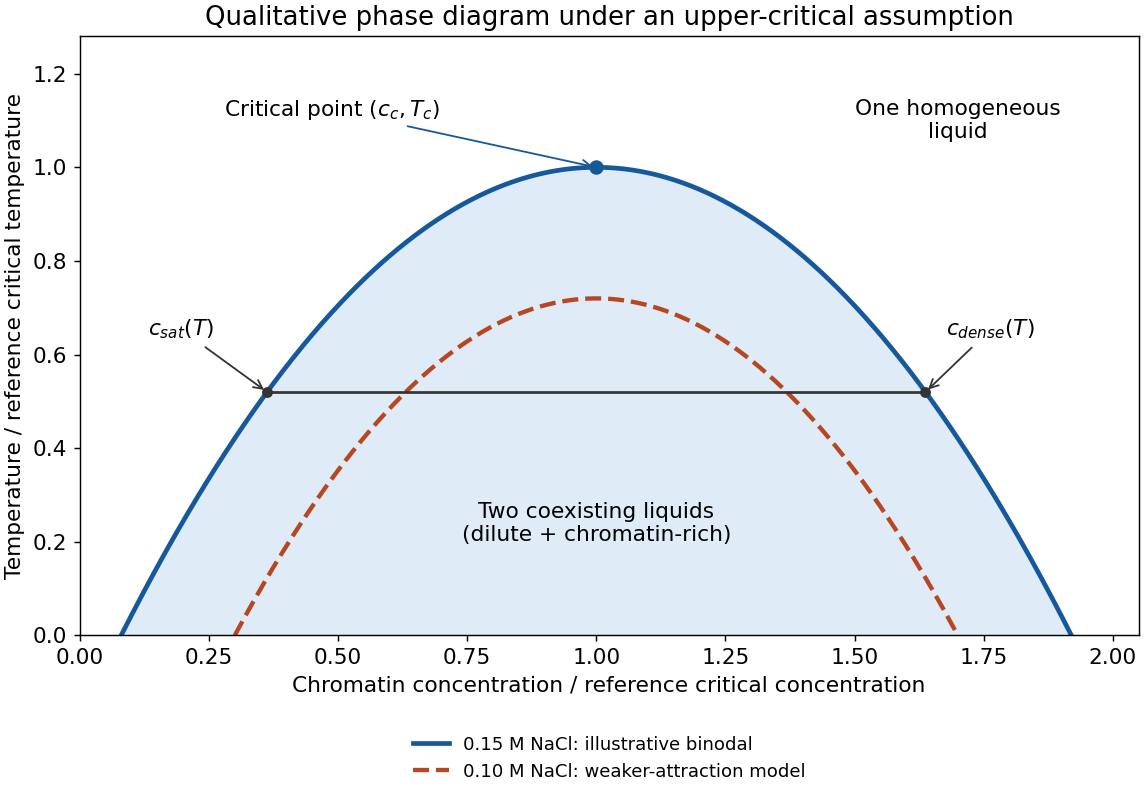

Here is the Python script that generated this plot:
"""Original qualitative UCST diagram; not fitted to chromatin measurements.

Run from the desired media directory. Python/matplotlib/numpy requirements
are declared in the repository's pyproject.toml.
"""
from pathlib import Path

import matplotlib
matplotlib.use("Agg")
import matplotlib.pyplot as plt
import numpy as np


def coexistence(c, critical_temperature, width):
    return critical_temperature * (1 - ((c - 1) / width) ** 2)


def main():
    plt.rcParams.update({"font.size": 12})
    fig, ax = plt.subplots(figsize=(8.8, 6.1), layout="constrained", facecolor="white")
    c = np.linspace(0.08, 1.92, 700)
    t = coexistence(c, 1.0, 0.92)
    ax.fill_between(c, 0, t, color="#dce9f7", alpha=0.9)
    ax.plot(c, t, color="#15589b", lw=2.6, label="0.15 M NaCl: illustrative binodal")
    c_low = np.linspace(0.3, 1.7, 600)
    ax.plot(c_low, coexistence(c_low, 0.72, 0.70), color="#b64720", ls="--", lw=2.4,
            label="0.10 M NaCl: weaker-attraction model")
    ax.plot(1, 1, "o", ms=7, color="#15589b")
    ax.annotate("Critical point $(c_c,T_c)$", (1, 1), xytext=(0.28, 1.11),
                arrowprops={"arrowstyle": "->", "color": "#15589b"})
    tie_t = 0.52
    a = 1 - 0.92 * np.sqrt(1 - tie_t)
    b = 1 + 0.92 * np.sqrt(1 - tie_t)
    assert 0 < a < 1 < b < 2
    assert np.isclose(coexistence(a, 1, .92), tie_t)
    ax.plot([a, b], [tie_t, tie_t], color="#333333", lw=1.5)
    ax.plot([a, b], [tie_t, tie_t], "o", color="#333333", ms=5)
    ax.annotate("$c_{sat}(T)$", (a, tie_t), xytext=(a - 0.23, tie_t + 0.12),
                arrowprops={"arrowstyle": "->", "color": "#333333"})
    ax.annotate("$c_{dense}(T)$", (b, tie_t), xytext=(b + 0.04, tie_t + 0.12),
                arrowprops={"arrowstyle": "->", "color": "#333333"})
    ax.text(1, .24, "Two coexisting liquids\n(dilute + chromatin-rich)", ha="center", va="center")
    ax.text(1.7, 1.10, "One homogeneous\nliquid", ha="center", va="center")
    ax.set(xlim=(0, 2.05), ylim=(0, 1.28),
           xlabel="Chromatin concentration / reference critical concentration",
           ylabel="Temperature / reference critical temperature",
           title="Qualitative phase diagram under an upper-critical assumption")
    ax.legend(loc="upper center", bbox_to_anchor=(.5, -.14), frameon=False, fontsize=10)
    fig.savefig(Path.cwd() / (Path(__file__).stem + ".png"), dpi=130, facecolor="white")
    plt.close(fig)


if __name__ == "__main__":
    main()
